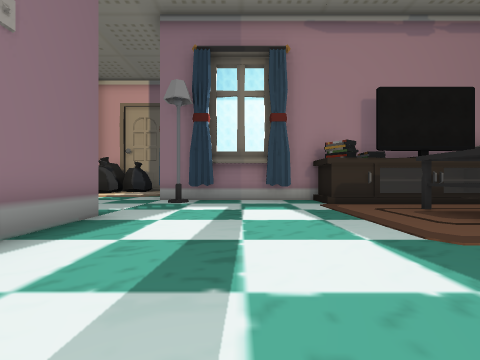
view 1 (above)

22 first-person views from a walk through a scene from a Unity 3-D project. The camera is 1.4 m above the floor, looks level and sees 90° across. Doors are open. The floor is counted in squares, 2.25 m on a side. Each view is taken from the middle of a square. On the plan, view 1 faces up. The plan holds only what a view shows up to about 9 squares ahead; the rest is blank. The place goes on beyond the plan. The player character is not drawn. Some animated figures are not drawn.

view 2
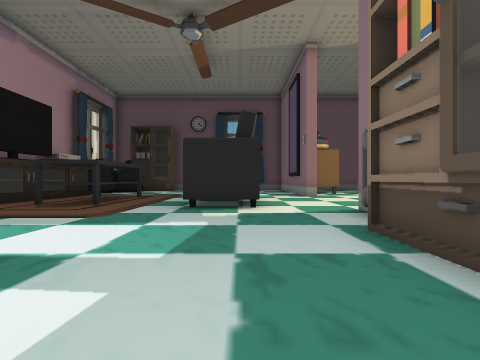

view 3
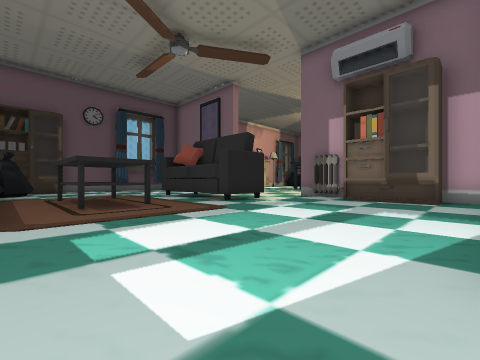

view 4
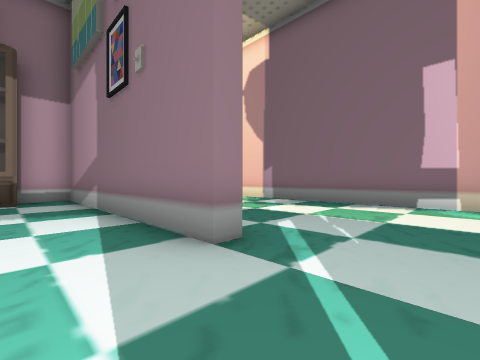

view 5
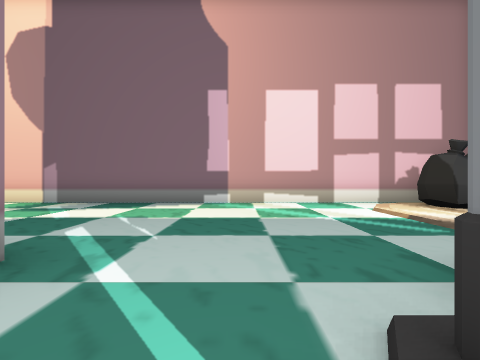

view 6
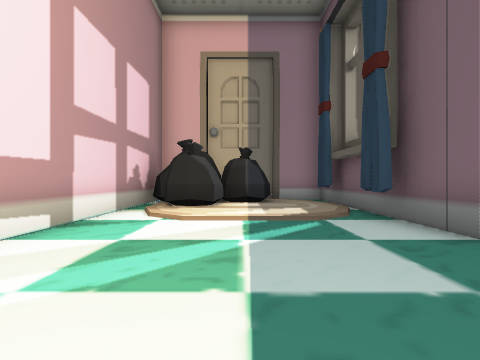

view 7
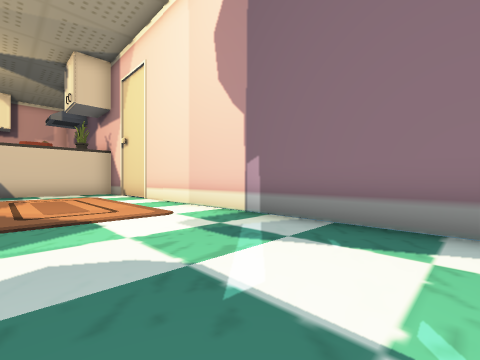

view 8
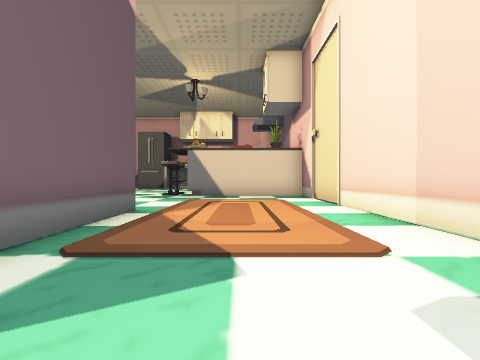

view 9
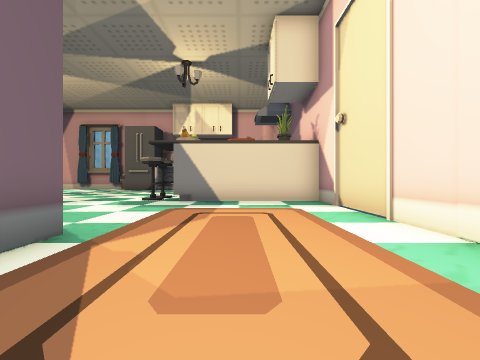

view 10
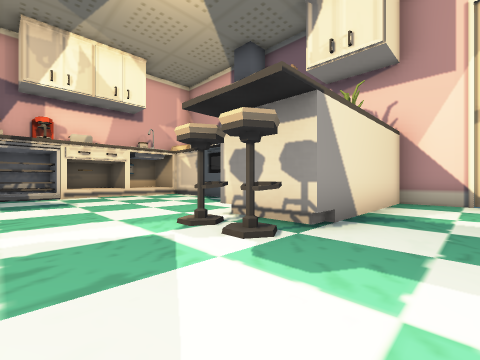

view 11
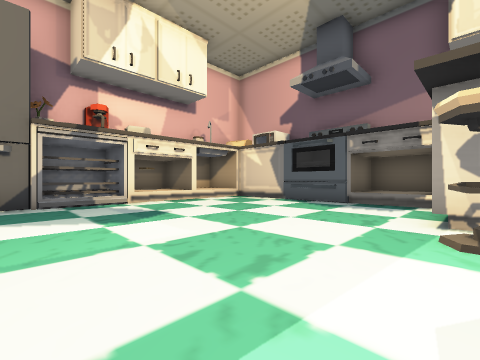

view 12
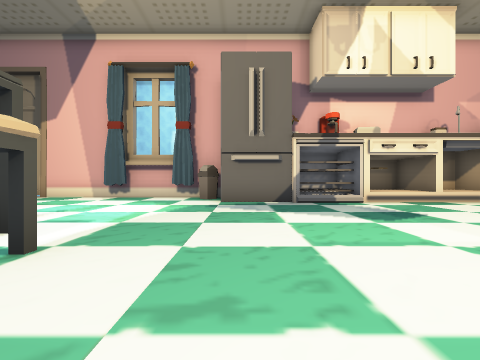

view 13
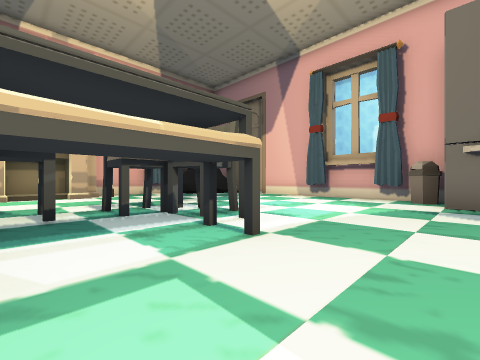

view 14
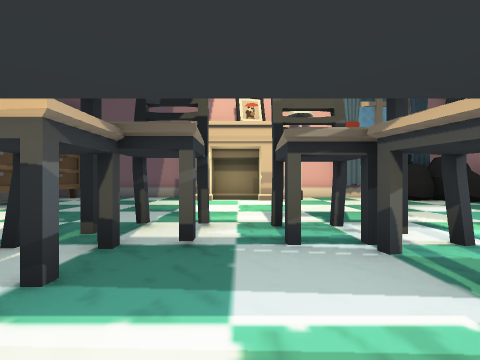

view 15
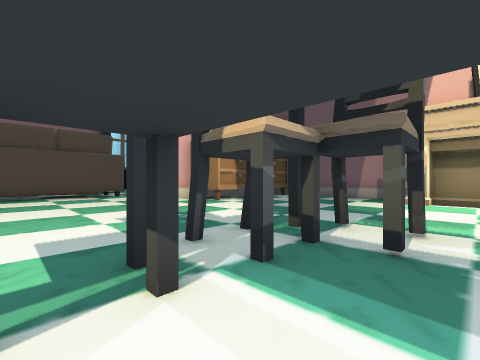

view 16
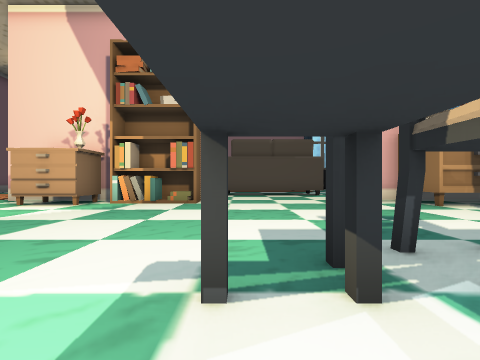

view 17
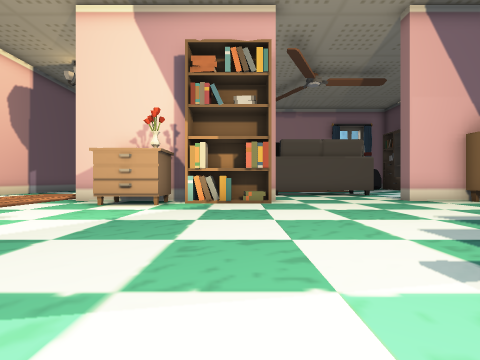

view 18
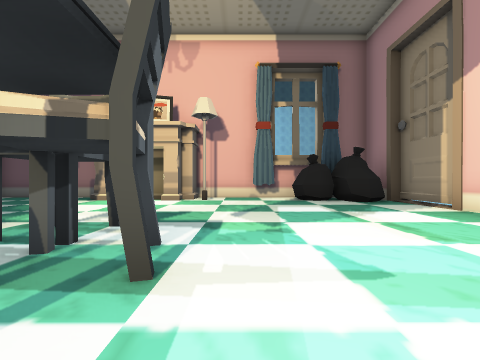

view 19
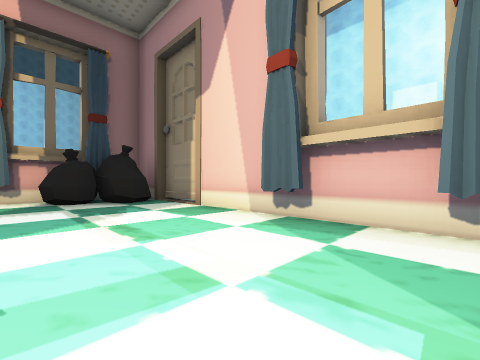

view 20
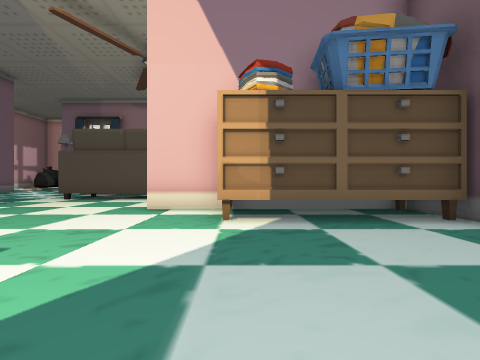

view 21
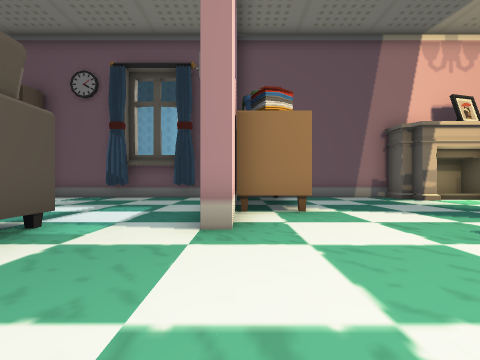

view 22
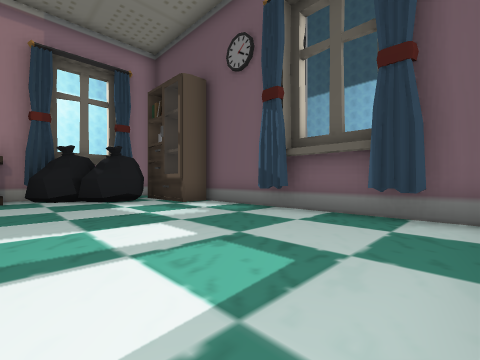

### Floor plan
Key: @ floor where view 1 was taken; # wall or solid block; . main floor; : floor 0.25 m higher than the main floor; D open door; = window, fence, low wall or low ledge; ^ raised ledge; L lamp; S shelf; H heater; T stool; C chair; R drawers; B bookshelf; E dresser; O other object.
Columns run from 8 left of view 1 to 13 right of it. Each row starts with its distance up from view 1.
 13     ##
 12  OOO #
 11 ##OO:#
 10 ##O::##
  9 ## ::##
  8 #.....#####     ##
  7 #.....L#.###=#=# OO
  6 #.........#......OOOS
  5 #.................O.S
  4 #....#......###.....S#
  3 #....#...............#
  2 #....#.......... ....#
  1 #....#......### .....#
  0 #....#..@...####.....#
 -1 #....#...............#
 -2 #....##SSSH..........#
 -3 #.....###B##....######
 -4 #......EE........RRRR#
 -5 #.   ................#
 -6 #....................#
 -7 #....................#
 -8 #####OT......#C#.....#
 -9  ## D#T......#.C....##
-10  #DDD...............:#
-11  #DD.........#CC....##
-12   ^..........#C#....L#
-13   ^..................#
-14   #.................##
-15   #DDDDDD..........###
-16   #DDDODD##........##
-17    # ########......OO
-18            ##########

Positions as (right, up) in squares from view 1, and headings:
1: (0, 0), facing up
2: (-2, 0), facing right
3: (-2, 6), facing down-right
4: (-1, 6), facing down-left
5: (-1, 6), facing left
6: (-5, 5), facing up
7: (-4, 4), facing down-left
8: (-5, 2), facing down
9: (-5, 0), facing down
10: (0, -6), facing down-left
11: (1, -9), facing down-left
12: (2, -9), facing down
13: (2, -9), facing down-right
14: (4, -10), facing right
15: (4, -10), facing up-right
16: (4, -10), facing up
17: (2, -10), facing up
18: (4, -13), facing right
19: (4, -14), facing down-right
20: (9, -8), facing up
21: (4, -3), facing right
22: (8, -2), facing up-right
